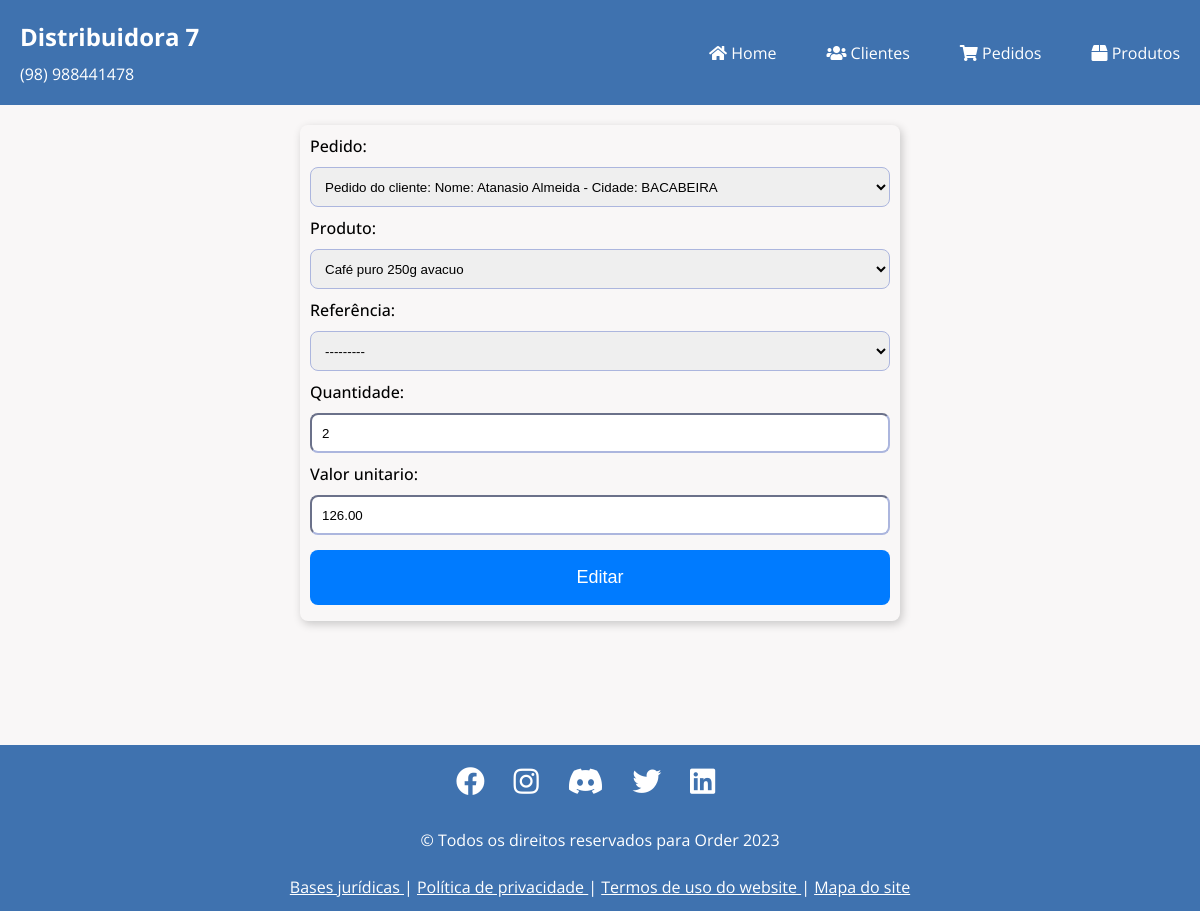
/pedidos/item_pedido/16/editar/, run on the app's committed database.
### pedido_clientes/models.py (models this page shows, shortened)
class ItemPedidoModel(models.Model):
    pedido = models.ForeignKey(
        PedidosModel, related_name='itens_pedido', on_delete=models.CASCADE)
    produto = models.ForeignKey(
        ProdutosModel, related_name='itens_produto', on_delete=models.CASCADE)
    referencia = models.CharField(max_length=10, choices=choices.REFERENCIA_CHOICES)
    quantidade = models.IntegerField()
    valor_unitario = models.DecimalField(max_digits=10, decimal_places=2)

class ProdutosModel(models.Model):
    produto = models.CharField(max_length=50)
    def __str__(self):
        return f'{self.produto}'

### pedido_clientes/views.py (the view, shortened to what this page needs)
# urls.py: path('item_pedido/<int:pk>/editar/', views.ItemPedidoUpdateView.as_view(), name='editar-item-pedido'),
class ItemPedidoUpdateView(UpdateView):
    model = ItemPedidoModel
    fields = '__all__'
    template_name = 'form_item_pedido.html'
    success_url = reverse_lazy('')
    def get_context_data(self, **kwargs):
        context = super().get_context_data(**kwargs)
        context['button'] = 'Editar'
        return context

### clientes/models.py (called while the page is built)
    def __str__(self):
        return f'Nome: {self.nome} - Cidade: {self.cidade}'

### pedido_clientes/models.py (called while the page is built)
    def __str__(self):
        return f'Pedido do cliente: {self.cliente}'

### pedido_clientes/templates/form_item_pedido.html (shortened to what this page needs)
{% extends "base.html" %}
{% load static %}
{% block links_extras %}
<link rel="stylesheet" href="{% static 'css/form_cliente.css' %}">
{% endblock %}
{% block container_page %}
<div class="content-conteudo">
    <form method="post" class="form-order">
            <div class="field">
                <label for="id_nome">Pedido:</label>
                {{ form.pedido}}
            </div>
            <div class="field">
                <label for="id_nome">Produto:</label>
                {{ form.produto}}
            </div>
            <div class="field">
                <label for="id_nome">Referência:</label>
                {{ form.referencia}}
            </div>
            <div class="field">
                <label for="id_nome">Quantidade:</label>
                {{ form.quantidade}}
            </div>
            <div class="field">
                <label for="id_nome">Valor unitario:</label>
                {{ form.valor_unitario}}
            </div>
        <button type="submit">{{ button }}</button>
    </form>
</div>
{% endblock %}

### static/css/base.css (style rules this page uses)
* { margin: 0; padding: 0; box-sizing: border-box; list-style: none; }
html,body { height: 100%; }
body { font-family: "Open Sans", sans-serif; background-color: #F9F7F7; }

### static/css/form_cliente.css (style rules this page uses)
.content-conteudo { display: flex; align-items: center; justify-content: center; flex-direction: column; padding: 20px; height: 100%; }
.form-order { width: 50vw; display: flex; align-items: center; justify-content: center; flex-direction: column; border-radius: 8px; padding: 10px; box-shadow: 2px 3px 10px rgba(0, 0, 0, 0.2); gap: 10px; }
.field { width: 100%; display: flex; flex-direction: column; gap: 10px; }
.field label { font-size: 1rem; font-weight: 500; }
.field input { width: 100%; height: 3em; border-color: #acb6de; border-radius: 8px; padding: 10px; }
.field select { width: 100%; height: 3em; border-color: #acb6de; border-radius: 8px; padding: 10px; }
.field select option { font-size: 16px; padding: 12px; }
form button { display: flex; align-items: center; justify-content: space-evenly; background-color: #007bff; color: #fff; padding: 0.9375em 1.5625em; border: none; border-radius: 8px; cursor: pointer; font-size: 1.125em; width: 100%; margin: 0.3em 0; transition: all 0.4s ease-in-out; }

### data on the page
ItemPedidoModel: pedido "Pedido do cliente: Nome: Atanasio Almeida - Cidade: BACABEIRA", referencia "---------", quantidade "2", valor_unitario "126.00"
ProdutosModel: produto "Café puro 250g avacuo"

### other printed values
{{ button }} "Editar"
